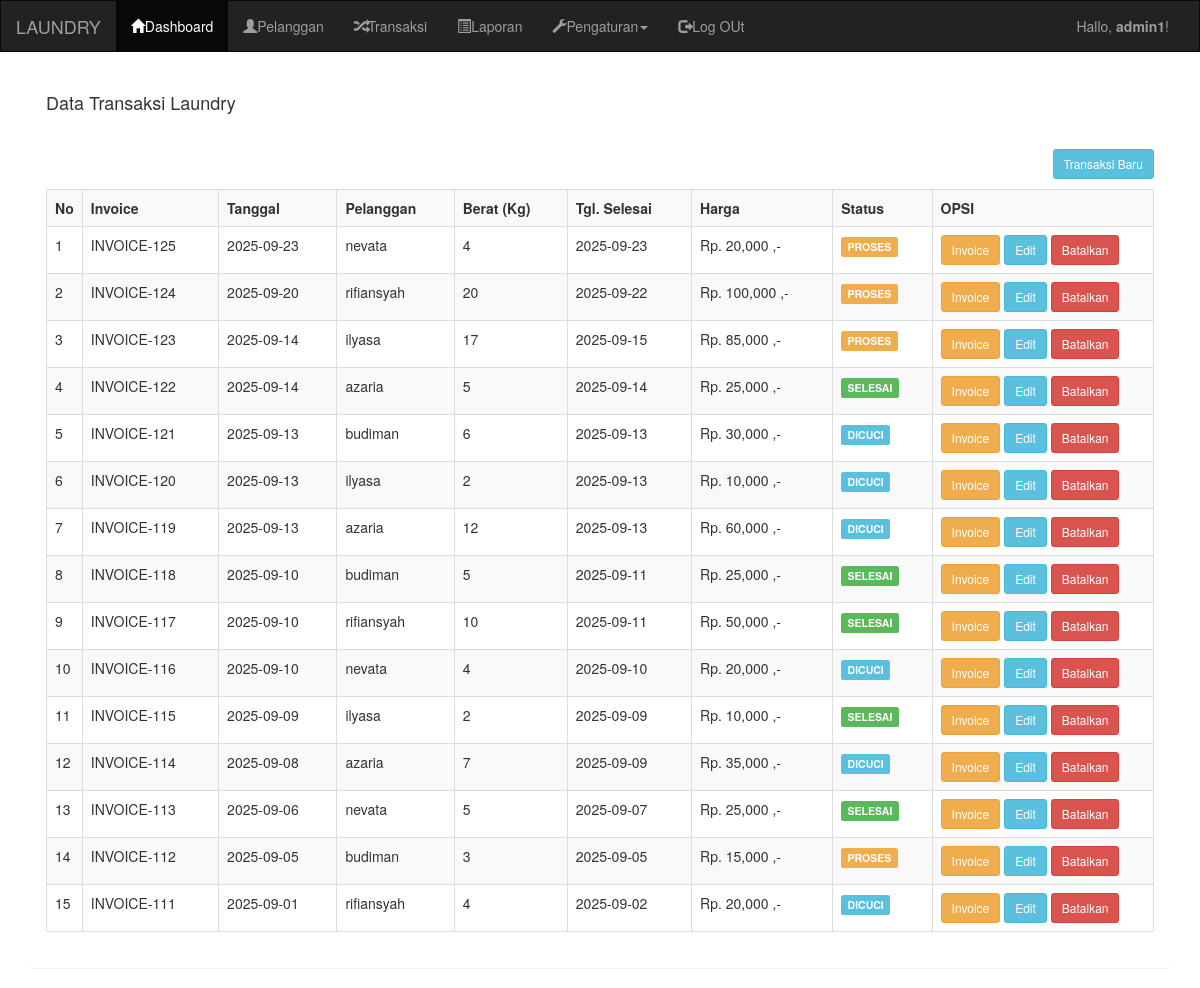
The page /admin/transaksi.php (signed in) on the database its author committed.
### tables this page shows
CREATE TABLE `transaksi` (
  `transaksi_id` int(11) NOT NULL,
  `transaksi_tgl` date NOT NULL,
  `transaksi_pelanggan` int(11) NOT NULL,
  `transaksi_harga` int(11) NOT NULL,
  `transaksi_berat` int(11) NOT NULL,
  `transaksi_tgl_selesai` date NOT NULL,
  `transaksi_status` int(11) NOT NULL
);

CREATE TABLE `pelanggan` (
  `pelanggan_id` int(11) NOT NULL,
  `pelanggan_nama` varchar(255) NOT NULL,
  `pelanggan_hp` varchar(20) NOT NULL,
  `pelanggan_alamat` text NOT NULL
);

### admin/transaksi.php (the view)
<?php include 'header.php'; ?>
<div class="container">
	<div class="panel">
		<div class="panel-heading">
			<h4>Data Transaksi Laundry</h4>
		</div>
		<div class="panel-body">
			<a href="transaksi_tambah.php" class="btn btn-sm btn-info pull-right">Transaksi Baru</a>
			<br/>
			<br/>
			<table class="table table-bordered table-striped">
				<tr>
					<th width="1%">No</th>
					<th>Invoice</th>
					<th>Tanggal</th>
					<th>Pelanggan</th>
					<th>Berat (Kg)</th>
					<th>Tgl. Selesai</th>
					<th>Harga</th>
					<th>Status</th>
					<th width="20%">OPSI</th>
				</tr>
				<?php
				include '../koneksi.php';
				$data = mysqli_query($koneksi,"select * from pelanggan,transaksi where transaksi_pelanggan=pelanggan_id order by transaksi_id desc");
				$no = 1;
				while($d=mysqli_fetch_array($data)){
					?>
					<tr>
						<td><?php echo $no++; ?></td>
						<td>INVOICE-<?php echo $d['transaksi_id']; ?></td>
						<td><?php echo $d['transaksi_tgl']; ?></td>
						<td><?php echo $d['pelanggan_nama']; ?></td>
						<td><?php echo $d['transaksi_berat']; ?></td>
						<td><?php echo $d['transaksi_tgl_selesai']; ?></td>
						<td><?php echo "Rp. ".number_format($d['transaksi_harga']) ." ,-"; ?></td>
						<td>
							<?php
							if($d['transaksi_status']=="0"){
								echo "<div class='label label-warning'>PROSES</div>";
							}else if($d['transaksi_status']=="1"){
								echo "<div class='label label-info'>DICUCI</div>";
							}else if($d['transaksi_status']=="2"){
								echo "<div class='label label-success'>SELESAI</div>";
							}
							?>
						</td>
						<td>
							<a href="transaksi_invoice.php?id=<?php echo $d['transaksi_id']; ?>" target="_blank" class="btn btn-sm btn-warning">Invoice</a>
							<a href="transaksi_edit.php?id=<?php echo $d['transaksi_id']; ?>" class="btn btn-sm btn-info">Edit</a>
							<a href="transaksi_hapus.php?id=<?php echo $d['transaksi_id']; ?>" class="btn btn-sm btn-danger">Batalkan</a>
						</td>
					</tr>
					<?php
				}
				?>
			</table>
		</div>
	</div>
</div>

### rows shown on the page
transaksi: transaksi_id "125", transaksi_tgl "2025-09-23", transaksi_pelanggan.pelanggan_nama "nevata", transaksi_berat "4", transaksi_tgl_selesai "2025-09-23", transaksi_harga "20,000", transaksi_status "PROSES"
transaksi: transaksi_id "124", transaksi_tgl "2025-09-20", transaksi_pelanggan.pelanggan_nama "rifiansyah", transaksi_berat "20", transaksi_tgl_selesai "2025-09-22", transaksi_harga "100,000", transaksi_status "PROSES"
transaksi: transaksi_id "123", transaksi_tgl "2025-09-14", transaksi_pelanggan.pelanggan_nama "ilyasa", transaksi_berat "17", transaksi_tgl_selesai "2025-09-15", transaksi_harga "85,000", transaksi_status "PROSES"
transaksi: transaksi_id "122", transaksi_tgl "2025-09-14", transaksi_pelanggan.pelanggan_nama "azaria", transaksi_berat "5", transaksi_tgl_selesai "2025-09-14", transaksi_harga "25,000", transaksi_status "SELESAI"
transaksi: transaksi_id "121", transaksi_tgl "2025-09-13", transaksi_pelanggan.pelanggan_nama "budiman", transaksi_berat "6", transaksi_tgl_selesai "2025-09-13", transaksi_harga "30,000", transaksi_status "DICUCI"
transaksi: transaksi_id "120", transaksi_tgl "2025-09-13", transaksi_pelanggan.pelanggan_nama "ilyasa", transaksi_berat "2", transaksi_tgl_selesai "2025-09-13", transaksi_harga "10,000", transaksi_status "DICUCI"
transaksi: transaksi_id "119", transaksi_tgl "2025-09-13", transaksi_pelanggan.pelanggan_nama "azaria", transaksi_berat "12", transaksi_tgl_selesai "2025-09-13", transaksi_harga "60,000", transaksi_status "DICUCI"
transaksi: transaksi_id "118", transaksi_tgl "2025-09-10", transaksi_pelanggan.pelanggan_nama "budiman", transaksi_berat "5", transaksi_tgl_selesai "2025-09-11", transaksi_harga "25,000", transaksi_status "SELESAI"
transaksi: transaksi_id "117", transaksi_tgl "2025-09-10", transaksi_pelanggan.pelanggan_nama "rifiansyah", transaksi_berat "10", transaksi_tgl_selesai "2025-09-11", transaksi_harga "50,000", transaksi_status "SELESAI"
transaksi: transaksi_id "116", transaksi_tgl "2025-09-10", transaksi_pelanggan.pelanggan_nama "nevata", transaksi_berat "4", transaksi_tgl_selesai "2025-09-10", transaksi_harga "20,000", transaksi_status "DICUCI"
transaksi: transaksi_id "115", transaksi_tgl "2025-09-09", transaksi_pelanggan.pelanggan_nama "ilyasa", transaksi_berat "2", transaksi_tgl_selesai "2025-09-09", transaksi_harga "10,000", transaksi_status "SELESAI"
transaksi: transaksi_id "114", transaksi_tgl "2025-09-08", transaksi_pelanggan.pelanggan_nama "azaria", transaksi_berat "7", transaksi_tgl_selesai "2025-09-09", transaksi_harga "35,000", transaksi_status "DICUCI"
transaksi: transaksi_id "113", transaksi_tgl "2025-09-06", transaksi_pelanggan.pelanggan_nama "nevata", transaksi_berat "5", transaksi_tgl_selesai "2025-09-07", transaksi_harga "25,000", transaksi_status "SELESAI"
transaksi: transaksi_id "112", transaksi_tgl "2025-09-05", transaksi_pelanggan.pelanggan_nama "budiman", transaksi_berat "3", transaksi_tgl_selesai "2025-09-05", transaksi_harga "15,000", transaksi_status "PROSES"
transaksi: transaksi_id "111", transaksi_tgl "2025-09-01", transaksi_pelanggan.pelanggan_nama "rifiansyah", transaksi_berat "4", transaksi_tgl_selesai "2025-09-02", transaksi_harga "20,000", transaksi_status "DICUCI"

### other values the page prints
$_SESSION['username'] "admin1"
